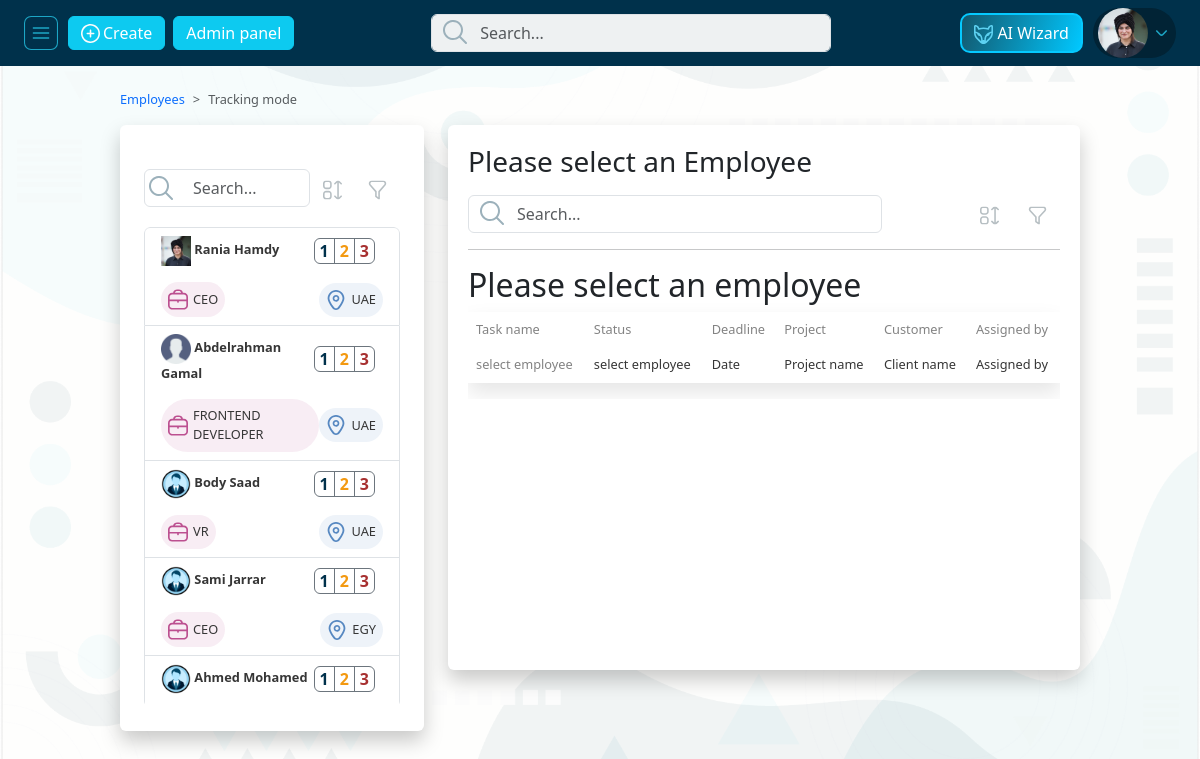
The page /employees/tracking (signed in) on the database its author committed.
### pages/models.py (models this page shows, shortened)
class Employee(models.Model):
    EmployeeID = models.AutoField(primary_key=True)
    FirstName = models.CharField(max_length=255)
    LastName = models.CharField(max_length=255)
    Email = models.EmailField()
    Phone = models.CharField(max_length=20)
    Department = models.ForeignKey(
        Department, on_delete=models.SET_NULL, null=True)
    JobTitle = models.ForeignKey(
        JobTitle, on_delete=models.SET_NULL, null=True)
    HireDate = models.DateField(default=datetime.today())
    user = models.OneToOneField(
        User, on_delete=models.CASCADE, null=True, default=None)
    EmployeePhoto = models.ImageField(
        upload_to='employee_photos/', default='employee_photos/default-employee.webp', null=True, blank=True)
    Location = models.CharField(max_length=50, null=True)
    PerHour = models.CharField(max_length=10, null=True)
    EmployeeTarget = models.IntegerField(max_length=10, null=True, blank=True)
    MinTarget = models.IntegerField(max_length=3, null=True, blank=True)

class JobTitle(models.Model):
    JobTitleID = models.AutoField(primary_key=True)
    JobTitleName = models.CharField(max_length=255)
    Responsibilities = models.TextField()
    Qualifications = models.TextField()
    def __str__(self):
        return self.JobTitleName

### pages/views.py (the view)
# urls.py: path('employees/tracking', views.employees_tracking, name='employees-tracking'),
@login_required
def employees_tracking(request):
    employee = get_object_or_404(Employee, user=request.user)
    if 'q' in request.GET:
        qe = request.GET['q']
        employee_list = Employee.objects.filter(
            Q(FirstName__icontains=qe) | Q(LastName__icontains=qe))
    else:
        employee_list = Employee.objects.all()
    context = {
        'employee': employee,
        'employees': employee_list,
    }
    return render(request, 'pages/task_tracking.html', context)

### templates/pages/task_tracking.html (shortened to what this page needs)
{% extends 'base_custom.html' %}
{% load static %}
{% block style %}
<link rel="stylesheet" href="{% static 'front-end-static/css/bootstrap.min.css' %}">
<link rel="stylesheet" href="{% static 'front-end-static/css/style.min.css' %}">
{% endblock style %}
{% block content %}
{% include 'parts/navbar.html' %}
<div class="row m-0">
    <div class="col-9 tracking_content mt-4 offset_left" id="side_content">
        <div style="--bs-breadcrumb-divider: '>';" aria-label="breadcrumb">
            <ol class="breadcrumb">
                <li class="breadcrumb-item"><a href="#" class="link-underline link-underline-opacity-0">Employees</a>
                </li>
                <li class="breadcrumb-item active" aria-current="page">Tracking mode</li>
            </ol>
        </div>
        <div class="row">
            <div class="col-4">
                <div class="persons rounded-2" style="padding: 24px;">
                    <div>
                        <div class="d-flex align-items-center justify-content-between">
                            <div class="search_container">
                                <form>
                                    <input type="text" name="qe" class="form-control" placeholder="Search...">
                                </form>
                            </div>
                            <button type="button" class="btn ">
                                <img src="{% static 'front-end-static/images/icons/table/sort.svg' %}" class="icon"
                                    alt="icon">
                            </button>
                            <button type="button" class="btn ">
                                <img src="{% static 'front-end-static/images/icons/table/filter.svg' %}" class="icon"
                                    alt="icon">
                            </button>
                        </div>
                    </div>
                    <ul class="list-group">
                        {% for emp in employees %}
                        <li class="list-group-item  ">
                            <a href="{% url 'employees-tracking' %}/{{emp.EmployeeID}}" style="text-decoration: none;">
                                <div class="d-flex justify-content-between align-items-center mb-3">
                                    <div>
                                        <img src="{{emp.EmployeePhoto.url}}" class="emp_image" alt="employee">
                                        <span class="fw-bold">{{emp.FirstName|title}} {{emp.LastName|title}}</span>
                                    </div>
                                    <div class="btn-group me-2" role="group" aria-label="First group">
                                        <button type="button" class="btn fw-bold total btn-outline-secondary">1</button>
                                        <button type="button"
                                            class="btn fw-bold in_progress btn-outline-secondary">2</button>
                                        <button type="button"
                                            class="btn fw-bold overdue btn-outline-secondary">3</button>
                                    </div>
                                </div>
                                <div class="d-flex justify-content-between align-items-center">
                                    <div class="job_container rounded-pill d-flex align-items-center">
                                        <img src="{% static 'front-end-static/images/icons/job.svg' %}" alt="Job icon">
                                        <span>{{emp.JobTitle|upper}}</span>
                                    </div>
                                    <div class="location_container rounded-pill d-flex align-items-center">
                                        <img src="{% static 'front-end-static/images/icons/location.svg' %}"
                                            alt="location icon">
                                        <span>{{emp.Location|upper}}</span>
                                    </div>
                                </div>
                            </a>
                        </li>
                        {% endfor %}
                    </ul>
                </div>
            </div>
            <div class="col-8">
                <div class="data rounded-2" style="min-height: 544.5px;">
                    <h3>Please select an Employee</h3>
                    <div class="d-flex align-items-center justify-content-between mt-3">
                        <div class="search_container">
                            <input type="text" class="form-control" placeholder="Search...">
                        </div>
                        <div>
                            <button type="button" class="btn ">
                                <img src="{% static 'front-end-static/images/icons/table/sort.svg' %}" class="icon"
                                    alt="icon">
                            </button>
                            <button type="button" class="btn ">
                                <img src="{% static 'front-end-static/images/icons/table/filter.svg' %}" class="icon"
                                    alt="icon">
                            </button>
                        </div>
                    </div>
                    <hr>
                    <div class="tasks_data" style="max-height: 50vh; overflow: auto;">
                        <table class="table table-borderless">
                            <thead class="rounded-2">
                                <tr>
                                    <th scope="col">Task name</th>
                                    <th scope="col">Status</th>
                                    <th scope="col">Deadline</th>
                                    <th scope="col">Project</th>
                                    <th scope="col">Customer</th>
                                    <th scope="col">Assigned by</th>
                                </tr>
                            </thead>
                            <tbody class="rounded-2">
                                <tr>
                                    <th scope="row">select employee </th>
                                    <td>select employee</td>
                                    <td>Date</td>
                                    <td>Project name</td>
                                    <td>Client name</td>
                                    <td>Assigned by</td>
                                </tr>
                            </tbody>
                            <h2>Please select an employee</h2>
                    </div>
                </div>
            </div>
        </div>
    </div>
</div>
{% endblock content %}

### templates/parts/navbar.html (shortened to what this page needs)
{% load static %}
<nav class="navbar site_nav">
    <div class="d-flex justify-content-between w-100 mx-4 align-items-center">
        <div class="d-flex left align-items-center">
            <div id="toggler" class="d-flex align-items-center">
                <img src="{% static 'front-end-static/images/icons/nav_btn.svg' %}" class="toggle_icon" alt="nav btn">
            </div>
            <button type="button" class="btn btn-info text-white">
                <img src="{% static 'front-end-static/images/icons/plus.svg' %}" class="icon" alt="plus icon">
                <span>Create</span>
            </button>
            {% if employee.user.is_superuser %}
            <button type="button" class="btn btn-info mx-2 text-white">
                <a style="color: #fff;" href="{% url 'admin:index' %}">Admin panel</a>
            </button>
            {% endif %}
        </div>
        <div class="search_container">
            <form>
                <input type="text" name="q" id="global_nav_search" class="form-control" placeholder="Search...">
            </form>
        </div>
        <div class="d-flex align-items-center">
            <div class="btn ai_btn">
                <a href="{% url 'ai-assistant' %}" style="text-decoration: none;color: white;">
                    <img src="{% static 'front-end-static/images/icons/fox.svg' %}" class="icon" alt="Ai icon">
                    <span>AI Wizard</span>
                </a>
            </div>
            <div class="dropdown d-flex">
                <button class="border-0" type="button" data-bs-toggle="dropdown" aria-expanded="false">
                    {% if employee.EmployeePhoto.url %}
                    <img style="width: 50px;height: 50px;" src="{{ employee.EmployeePhoto.url }}" class="rounded-circle"
                        alt="user">
                    {% endif %}
                    <img src="{% static 'front-end-static/images/icons/arrow_down_light.svg' %}" class="icon"
                        alt="icon">
                </button>
            </div>
        </div>
    </div>
</nav>

### rows shown on the page
Employee: EmployeePhoto (picture), FirstName "Rania", LastName "Hamdy", JobTitle "CEO", Location "UAE"
Employee: EmployeePhoto (picture), FirstName "Abdelrahman", LastName "Gamal", JobTitle "FRONTEND DEVELOPER", Location "UAE"
Employee: EmployeePhoto (placeholder picture), FirstName "Body", LastName "Saad", JobTitle "VR", Location "UAE"
Employee: EmployeePhoto (placeholder picture), FirstName "Sami", LastName "Jarrar", JobTitle "CEO", Location "EGY"
Employee: EmployeePhoto (placeholder picture), FirstName "Ahmed", LastName "Mohamed"
